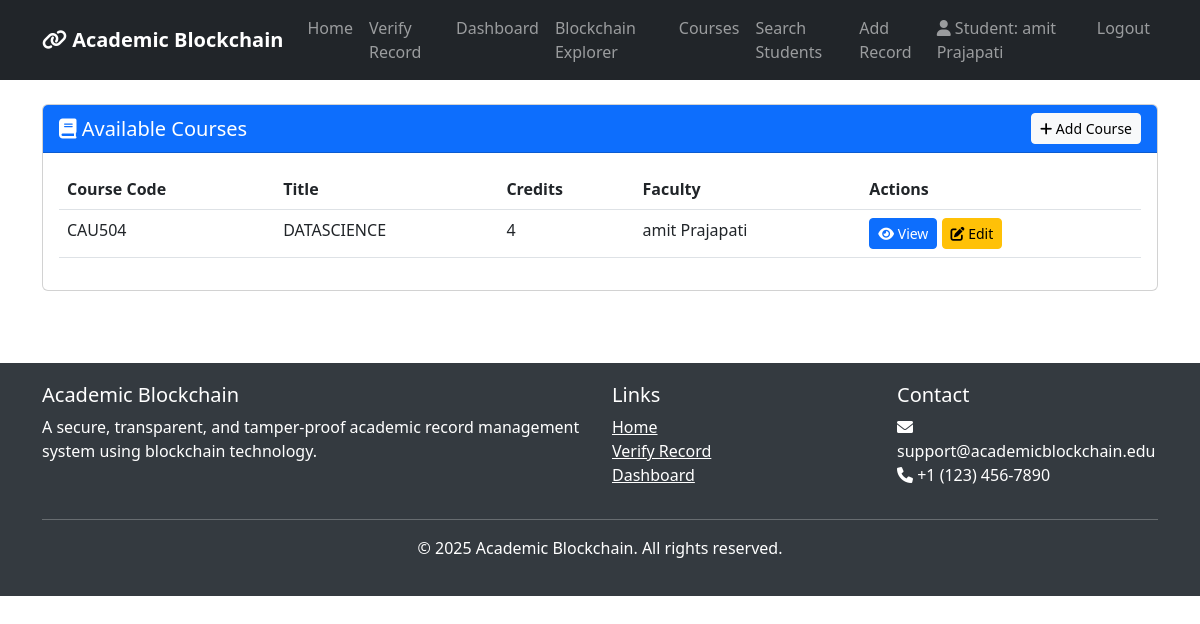
The page /courses/ (signed in) on the database its author committed.
### blockchain_records/models.py (models this page shows, shortened)
class Course(models.Model):
    course_code = models.CharField(max_length=20, unique=True)
    title = models.CharField(max_length=200)
    credits = models.IntegerField()
    faculty = models.ForeignKey(Faculty, on_delete=models.SET_NULL, null=True, related_name='courses')

class Faculty(models.Model):
    user = models.OneToOneField(User, on_delete=models.CASCADE, related_name='faculty_profile')
    faculty_id = models.CharField(max_length=20, unique=True)
    department = models.CharField(max_length=100)
    position = models.CharField(max_length=100)

### blockchain_records/views.py (the view)
# urls.py: path('courses/', views.course_list, name='course_list'),
@login_required
def course_list(request):
    courses = Course.objects.all().order_by('course_code')
    return render(request, 'blockchain_records/course_list.html', {
        'courses': courses
    })

### blockchain_records/templates/blockchain_records/course_list.html (shortened to what this page needs)
{% extends 'blockchain_records/base.html' %}
{% block content %}
<div class="row">
    <div class="col-md-12">
        <div class="card mb-4">
            <div class="card-header bg-primary text-white d-flex justify-content-between align-items-center">
                <h5 class="card-title mb-0"><i class="fas fa-book"></i> Available Courses</h5>
                {% if user.faculty_profile or user.is_staff %}
                <a href="{% url 'add_course' %}" class="btn btn-light btn-sm">
                    <i class="fas fa-plus"></i> Add Course
                </a>
                {% endif %}
            </div>
            <div class="card-body">
                {% if courses %}
                    <div class="table-responsive">
                        <table class="table table-hover">
                            <thead>
                                <tr>
                                    <th>Course Code</th>
                                    <th>Title</th>
                                    <th>Credits</th>
                                    <th>Faculty</th>
                                    <th>Actions</th>
                                </tr>
                            </thead>
                            <tbody>
                                {% for course in courses %}
                                    <tr>
                                        <td>{{ course.course_code }}</td>
                                        <td>{{ course.title }}</td>
                                        <td>{{ course.credits }}</td>
                                        <td>{% if course.faculty %}{{ course.faculty.user.get_full_name }}{% else %}Not Assigned{% endif %}</td>
                                        <td>
                                            <a href="{% url 'course_detail' course.id %}" class="btn btn-sm btn-primary">
                                                <i class="fas fa-eye"></i> View
                                            </a>
                                            {% if user.faculty_profile == course.faculty or user.is_staff %}
                                            <a href="{% url 'edit_course' course.id %}" class="btn btn-sm btn-warning">
                                                <i class="fas fa-edit"></i> Edit
                                            </a>
                                            {% endif %}
                                        </td>
                                    </tr>
                                {% endfor %}
                            </tbody>
                        </table>
                    </div>
                {% endif %}
            </div>
        </div>
    </div>
</div>
{% endblock %}

### blockchain_records/templates/blockchain_records/base.html (shortened to what this page needs)
<!DOCTYPE html>
<html lang="en">
<head>
    <link href="https://cdn.jsdelivr.net/npm/bootstrap@5.3.0-alpha1/dist/css/bootstrap.min.css" rel="stylesheet">
    <link rel="stylesheet" href="https://cdnjs.cloudflare.com/ajax/libs/font-awesome/6.0.0/css/all.min.css">
</head>
<body>
    <nav class="navbar navbar-expand-lg navbar-dark bg-dark">
        <div class="container">
            <a class="navbar-brand" href="{% url 'home' %}">
                <i class="fas fa-link"></i> Academic Blockchain
            </a>
            <div class="collapse navbar-collapse" id="navbarNav">
                <ul class="navbar-nav me-auto">
                    <li class="nav-item">
                        <a class="nav-link" href="{% url 'home' %}">Home</a>
                    </li>
                    <li class="nav-item">
                        <a class="nav-link" href="{% url 'verify_record' %}">Verify Record</a>
                    </li>
                    {% if user.is_authenticated %}
                        <li class="nav-item">
                            <a class="nav-link" href="{% url 'dashboard' %}">Dashboard</a>
                        </li>
                        <li class="nav-item">
                            <a class="nav-link" href="{% url 'blockchain_explorer' %}">Blockchain Explorer</a>
                        </li>
                        <li class="nav-item">
                            <a class="nav-link" href="{% url 'course_list' %}">Courses</a>
                        </li>
                        {% if user.is_staff or user.faculty_profile %}
                            <li class="nav-item">
                                <a class="nav-link" href="{% url 'search_students' %}">Search Students</a>
                            </li>
                        {% endif %}
                        {% if user.faculty_profile %}
                            <li class="nav-item">
                                <a class="nav-link" href="{% url 'add_record' %}">Add Record</a>
                            </li>
                        {% endif %}
                    {% endif %}
                </ul>
                <ul class="navbar-nav">
                    {% if user.is_authenticated %}
                        <li class="nav-item">
                            <span class="nav-link">
                                <i class="fas fa-user"></i>
                                {% if user.student_profile %}
                                    Student: {{ user.get_full_name }}
                                {% elif user.faculty_profile %}
                                    Faculty: {{ user.get_full_name }}
                                {% else %}
                                    {{ user.username }}
                                {% endif %}
                            </span>
                        </li>
                        <li class="nav-item">
                            <a class="nav-link" href="{% url 'logout' %}">Logout</a>
                        </li>
                    {% endif %}
                </ul>
            </div>
        </div>
    </nav>
    <div class="container mt-4">
        {% block content %}{% endblock %}
    </div>
    <footer class="footer mt-5">
        <div class="container">
            <div class="row">
                <div class="col-md-6">
                    <h5>Academic Blockchain</h5>
                    <p>A secure, transparent, and tamper-proof academic record management system using blockchain technology.</p>
                </div>
                <div class="col-md-3">
                    <h5>Links</h5>
                    <ul class="list-unstyled">
                        <li><a href="{% url 'home' %}" class="text-white">Home</a></li>
                        <li><a href="{% url 'verify_record' %}" class="text-white">Verify Record</a></li>
                        {% if user.is_authenticated %}
                            <li><a href="{% url 'dashboard' %}" class="text-white">Dashboard</a></li>
                        {% endif %}
                    </ul>
                </div>
                <div class="col-md-3">
                    <h5>Contact</h5>
                    <address class="text-white">
                        <i class="fas fa-envelope"></i> support@academicblockchain.edu<br>
                        <i class="fas fa-phone"></i> +1 (123) 456-7890
                    </address>
                </div>
            </div>
            <hr class="bg-light">
            <div class="text-center">
                <p>&copy; {% now "Y" %} Academic Blockchain. All rights reserved.</p>
            </div>
        </div>
    </footer>
</body>
</html>

### blockchain_records/templates/blockchain_records/base.html (style rules this page uses)
.navbar-brand { font-weight: bold; }
.footer { margin-top: 50px; padding: 20px 0; background-color: #343a40; color: white; }

### rows shown on the page
Course: course_code "CAU504", title "DATASCIENCE", credits "4", faculty.user.get_full_name "amit Prajapati", shows "Edit"

### other values the page prints
{{ user.get_full_name }} "amit Prajapati"
